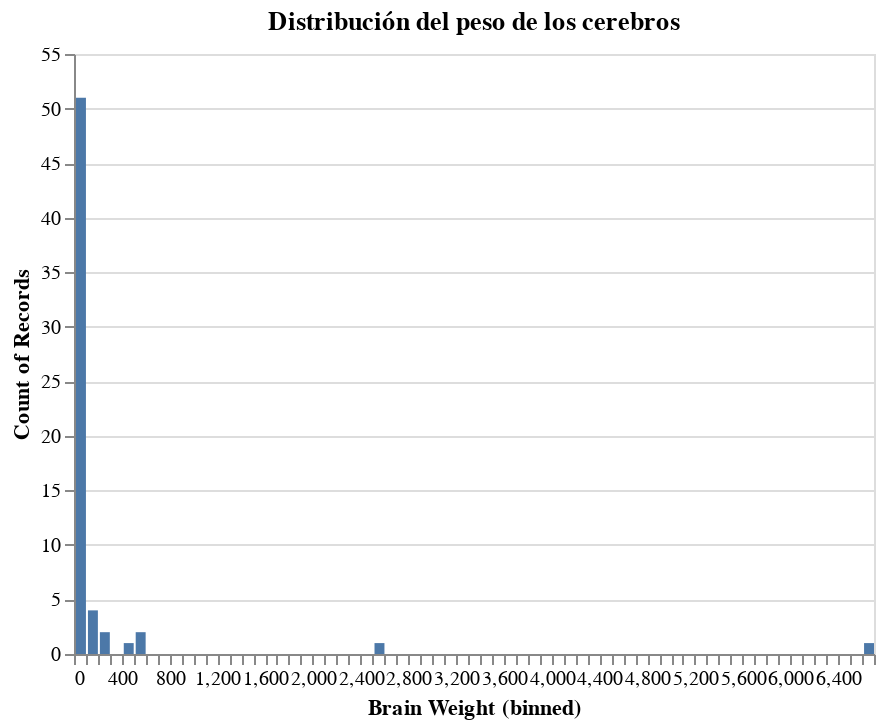

This figure's notebook cell:
### Code cell
hist_brain

### Figure 1 — Vega-Lite specification as saved in the notebook (floating-point values rounded to 4 significant figures)
{"config": {"view": {"continuousWidth": 400, "continuousHeight": 300}}, "data": {"name": "data-c3f1d169386444fd3f2894e6f80b96b0"}, "mark": "bar", "encoding": {"x": {"type": "quantitative", "bin": {"maxbins": 100}, "field": "Brain Weight"}, "y": {"type": "quantitative", "aggregate": "count"}}, "selection": {"selector009": {"type": "interval", "bind": "scales", "encodings": ["x", "y"]}}, "title": "Distribución del peso de los cerebros", "width": 400, "$schema": "https://vega.github.io/schema/vega-lite/v4.8.1.json", "datasets": {"data-c3f1d169386444fd3f2894e6f80b96b0": [{"Index": 1, "Brain Weight": 3.385, "Body Weight": 44.5}, {"Index": 2, "Brain Weight": 0.48, "Body Weight": 15.5}, {"Index": 3, "Brain Weight": 1.35, "Body Weight": 8.1}, {"Index": 4, "Brain Weight": 465.0, "Body Weight": 423.0}, {"Index": 5, "Brain Weight": 36.33, "Body Weight": 119.5}, {"Index": 6, "Brain Weight": 27.66, "Body Weight": 115.0}, {"Index": 7, "Brain Weight": 14.83, "Body Weight": 98.2}, {"Index": 8, "Brain Weight": 1.04, "Body Weight": 5.5}, {"Index": 9, "Brain Weight": 4.19, "Body Weight": 58.0}, {"Index": 10, "Brain Weight": 0.425, "Body Weight": 6.4}, {"Index": 11, "Brain Weight": 0.101, "Body Weight": 4.0}, {"Index": 12, "Brain Weight": 0.92, "Body Weight": 5.7}, {"Index": 13, "Brain Weight": 1.0, "Body Weight": 6.6}, {"Index": 14, "Brain Weight": 0.005, "Body Weight": 0.14}, {"Index": 15, "Brain Weight": 0.06, "Body Weight": 1.0}, {"Index": 16, "Brain Weight": 3.5, "Body Weight": 10.8}, {"Index": 17, "Brain Weight": 2.0, "Body Weight": 12.3}, {"Index": 18, "Brain Weight": 1.7, "Body Weight": 6.3}, {"Index": 19, "Brain Weight": 2547.0, "Body Weight": 4603.0}, {"Index": 20, "Brain Weight": 0.023, "Body Weight": 0.3}, {"Index": 21, "Brain Weight": 187.1, "Body Weight": 419.0}, {"Index": 22, "Brain Weight": 521.0, "Body Weight": 655.0}, {"Index": 23, "Brain Weight": 0.785, "Body Weight": 3.5}, {"Index": 24, "Brain Weight": 10.0, "Body Weight": 115.0}, {"Index": 25, "Brain Weight": 3.3, "Body Weight": 25.6}, {"Index": 26, "Brain Weight": 0.2, "Body Weight": 5.0}, {"Index": 27, "Brain Weight": 1.41, "Body Weight": 17.5}, {"Index": 28, "Brain Weight": 529.0, "Body Weight": 680.0}, {"Index": 29, "Brain Weight": 207.0, "Body Weight": 406.0}, {"Index": 30, "Brain Weight": 85.0, "Body Weight": 325.0}, {"Index": 31, "Brain Weight": 0.75, "Body Weight": 12.3}, {"Index": 32, "Brain Weight": 62.0, "Body Weight": 1320.0}, {"Index": 33, "Brain Weight": 6654.0, "Body Weight": 5712.0}, {"Index": 34, "Brain Weight": 3.5, "Body Weight": 3.9}, {"Index": 35, "Brain Weight": 6.8, "Body Weight": 179.0}, {"Index": 36, "Brain Weight": 35.0, "Body Weight": 56.0}, {"Index": 37, "Brain Weight": 4.05, "Body Weight": 17.0}, {"Index": 38, "Brain Weight": 0.12, "Body Weight": 1.0}, {"Index": 39, "Brain Weight": 0.023, "Body Weight": 0.4}, {"Index": 40, "Brain Weight": 0.01, "Body Weight": 0.25}, {"Index": 41, "Brain Weight": 1.4, "Body Weight": 12.5}, {"Index": 42, "Brain Weight": 250.0, "Body Weight": 490.0}, {"Index": 43, "Brain Weight": 2.5, "Body Weight": 12.1}, {"Index": 44, "Brain Weight": 55.5, "Body Weight": 175.0}, {"Index": 45, "Brain Weight": 100.0, "Body Weight": 157.0}, {"Index": 46, "Brain Weight": 52.16, "Body Weight": 440.0}, {"Index": 47, "Brain Weight": 10.55, "Body Weight": 179.5}, {"Index": 48, "Brain Weight": 0.55, "Body Weight": 2.4}, {"Index": 49, "Brain Weight": 60.0, "Body Weight": 81.0}, {"Index": 50, "Brain Weight": 3.6, "Body Weight": 21.0}, {"Index": 51, "Brain Weight": 4.288, "Body Weight": 39.2}, {"Index": 52, "Brain Weight": 0.28, "Body Weight": 1.9}, {"Index": 53, "Brain Weight": 0.075, "Body Weight": 1.2}, {"Index": 54, "Brain Weight": 0.122, "Body Weight": 3.0}, {"Index": 55, "Brain Weight": 0.048, "Body Weight": 0.33}, {"Index": 56, "Brain Weight": 192.0, "Body Weight": 180.0}, {"Index": 57, "Brain Weight": 3.0, "Body Weight": 25.0}, {"Index": 58, "Brain Weight": 160.0, "Body Weight": 169.0}, {"Index": 59, "Brain Weight": 0.9, "Body Weight": 2.6}, {"Index": 60, "Brain Weight": 1.62, "Body Weight": 11.4}, {"Index": 61, "Brain Weight": 0.104, "Body Weight": 2.5}, {"Index": 62, "Brain Weight": 4.235, "Body Weight": 50.4}]}}
